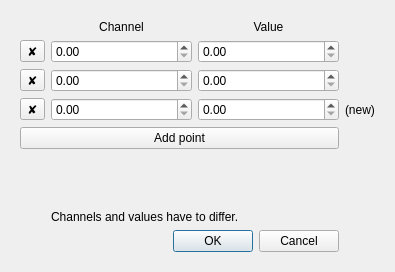
<?xml version="1.0" encoding="UTF-8"?>
<ui version="4.0">
 <class>Dialog</class>
 <widget class="QDialog" name="Dialog">
  <property name="geometry">
   <rect>
    <x>0</x>
    <y>0</y>
    <width>395</width>
    <height>272</height>
   </rect>
  </property>
  <property name="windowTitle">
   <string>Dialog</string>
  </property>
  <layout class="QVBoxLayout" name="verticalLayout">
   <item>
    <widget class="QWidget" name="widget" native="true">
     <layout class="QGridLayout" name="gridLayout">
      <item row="4" column="0" colspan="3">
       <widget class="QPushButton" name="add">
        <property name="text">
         <string>Add point</string>
        </property>
       </widget>
      </item>
      <item row="3" column="1">
       <widget class="QDoubleSpinBox" name="channel3"/>
      </item>
      <item row="0" column="1">
       <widget class="QLabel" name="label">
        <property name="text">
         <string>Channel</string>
        </property>
        <property name="alignment">
         <set>Qt::AlignCenter</set>
        </property>
       </widget>
      </item>
      <item row="5" column="1">
       <spacer name="verticalSpacer">
        <property name="orientation">
         <enum>Qt::Vertical</enum>
        </property>
        <property name="sizeHint" stdset="0">
         <size>
          <width>20</width>
          <height>40</height>
         </size>
        </property>
       </spacer>
      </item>
      <item row="0" column="2">
       <widget class="QLabel" name="label_2">
        <property name="text">
         <string>Value</string>
        </property>
        <property name="alignment">
         <set>Qt::AlignCenter</set>
        </property>
       </widget>
      </item>
      <item row="3" column="2">
       <widget class="QDoubleSpinBox" name="value3"/>
      </item>
      <item row="2" column="2">
       <widget class="QDoubleSpinBox" name="value2"/>
      </item>
      <item row="1" column="0">
       <widget class="QToolButton" name="remove1">
        <property name="text">
         <string>✘</string>
        </property>
       </widget>
      </item>
      <item row="3" column="0">
       <widget class="QToolButton" name="remove3">
        <property name="text">
         <string>✘</string>
        </property>
       </widget>
      </item>
      <item row="3" column="3">
       <widget class="QLabel" name="label3">
        <property name="sizePolicy">
         <sizepolicy hsizetype="Maximum" vsizetype="Preferred">
          <horstretch>0</horstretch>
          <verstretch>0</verstretch>
         </sizepolicy>
        </property>
        <property name="text">
         <string>(new)</string>
        </property>
       </widget>
      </item>
      <item row="2" column="1">
       <widget class="QDoubleSpinBox" name="channel2"/>
      </item>
      <item row="1" column="1">
       <widget class="QDoubleSpinBox" name="channel1"/>
      </item>
      <item row="2" column="0">
       <widget class="QToolButton" name="remove2">
        <property name="text">
         <string>✘</string>
        </property>
       </widget>
      </item>
      <item row="1" column="2">
       <widget class="QDoubleSpinBox" name="value1"/>
      </item>
      <item row="7" column="0" colspan="3">
       <widget class="QDialogButtonBox" name="buttonBox">
        <property name="orientation">
         <enum>Qt::Horizontal</enum>
        </property>
        <property name="standardButtons">
         <set>QDialogButtonBox::Cancel|QDialogButtonBox::Ok</set>
        </property>
       </widget>
      </item>
      <item row="6" column="1" colspan="2">
       <widget class="QLabel" name="note">
        <property name="text">
         <string>Channels and values have to differ.</string>
        </property>
       </widget>
      </item>
     </layout>
    </widget>
   </item>
  </layout>
 </widget>
 <resources/>
 <connections>
  <connection>
   <sender>buttonBox</sender>
   <signal>accepted()</signal>
   <receiver>Dialog</receiver>
   <slot>accept()</slot>
   <hints>
    <hint type="sourcelabel">
     <x>248</x>
     <y>254</y>
    </hint>
    <hint type="destinationlabel">
     <x>157</x>
     <y>274</y>
    </hint>
   </hints>
  </connection>
  <connection>
   <sender>buttonBox</sender>
   <signal>rejected()</signal>
   <receiver>Dialog</receiver>
   <slot>reject()</slot>
   <hints>
    <hint type="sourcelabel">
     <x>316</x>
     <y>260</y>
    </hint>
    <hint type="destinationlabel">
     <x>286</x>
     <y>274</y>
    </hint>
   </hints>
  </connection>
 </connections>
</ui>
